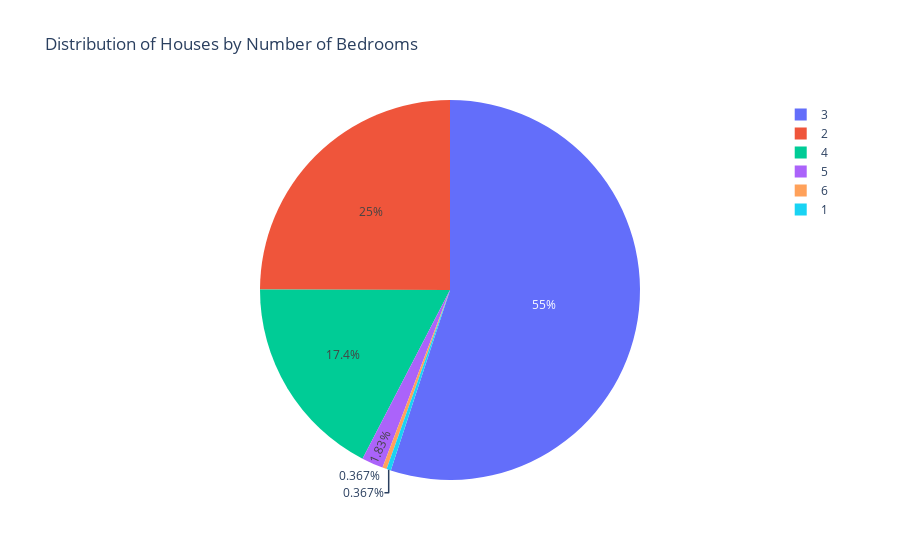

Notebook cell for this chart:
### Code cell
# Group data by number of bedrooms
bedroom_counts = df['bedrooms'].value_counts().reset_index()
bedroom_counts.columns = ['bedrooms', 'count']

# Create a pie chart
fig = px.pie(bedroom_counts, values='count', names='bedrooms',
             title='Distribution of Houses by Number of Bedrooms')
fig.show()

### Figure 1 — Plotly figure (JSON) as saved in the notebook; plotly's stock layout.template omitted (floating-point values rounded to 4 significant figures)
{"data": [{"domain": {"x": [0, 1], "y": [0, 1]}, "hovertemplate": "bedrooms=%{label}<br>count=%{value}<extra></extra>", "labels": ["3", "2", "4", "5", "6", "1"], "legendgroup": "", "name": "", "showlegend": true, "type": "pie", "values": [300, 136, 95, 10, 2, 2]}], "layout": {"legend": {"tracegroupgap": 0}, "title": {"text": "Distribution of Houses by Number of Bedrooms"}}}
